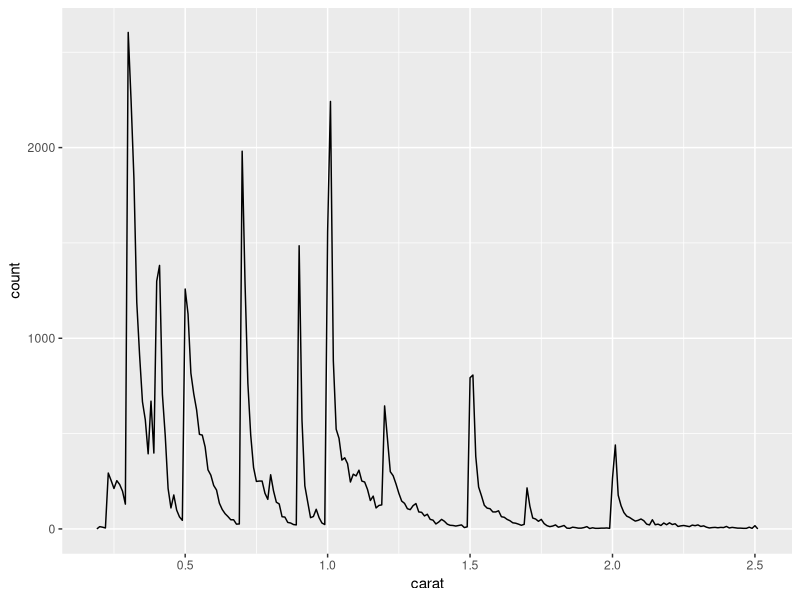
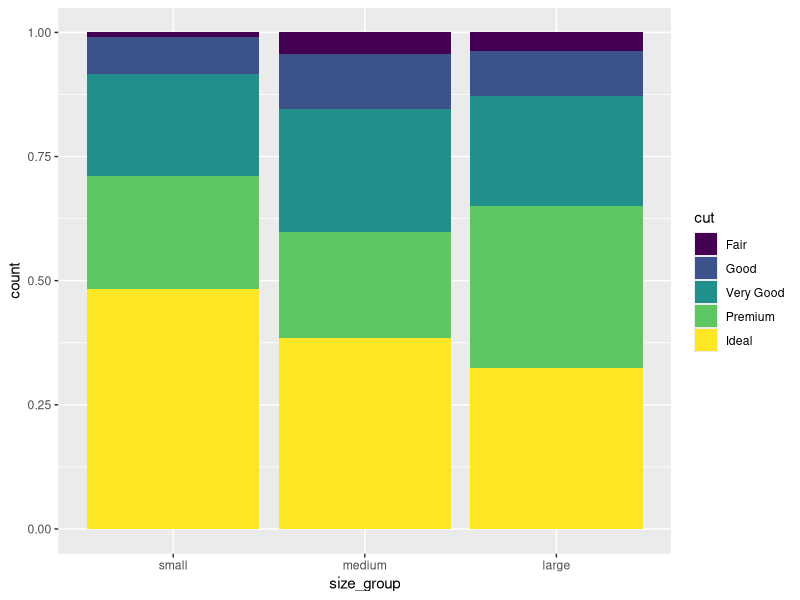
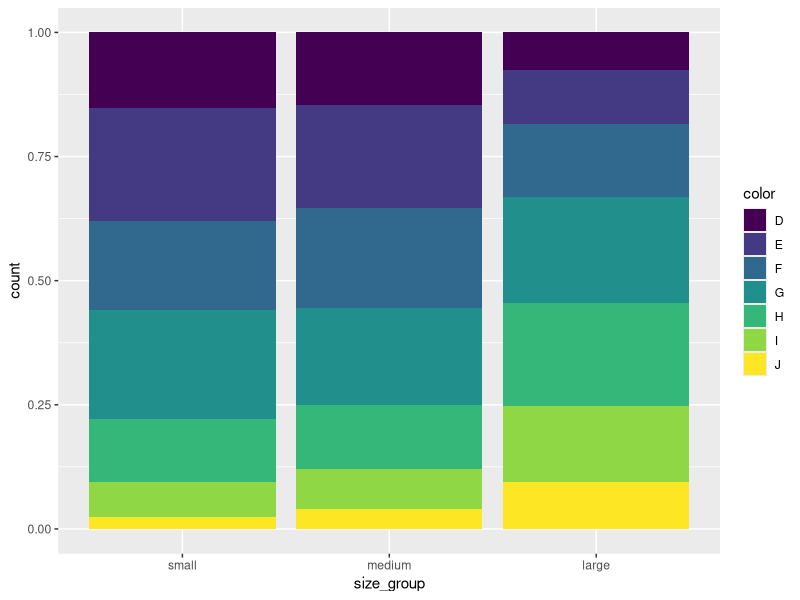
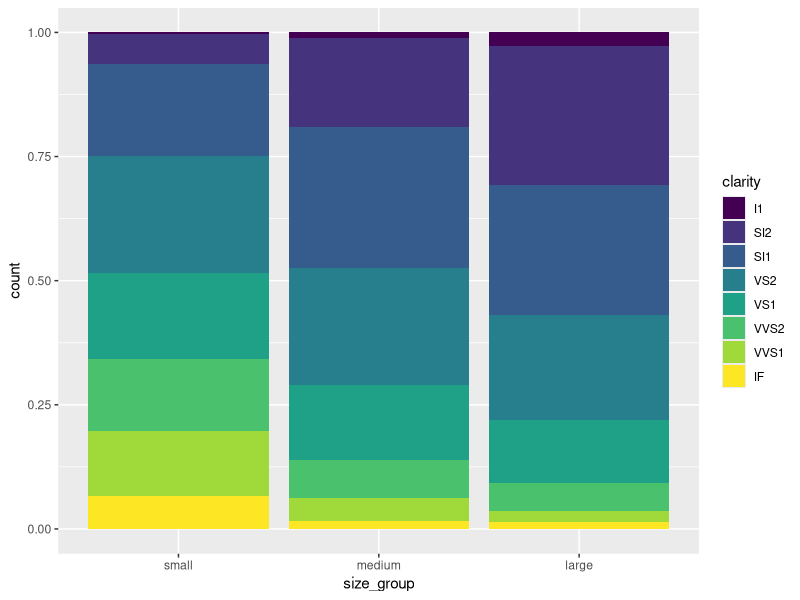

Write the R code that produced these figures, in order.
## ---- chunk 1
library(ggplot2)
library(dplyr)
smaller <- diamonds %>% 
  filter(carat <= 2.5)
sizes <- c("small", "medium", "large")
dg <- diamonds %>% 
  mutate(size_group = cut_number(carat, 3, labels=sizes)) 

knitr::opts_chunk$set(
  echo = FALSE
)
## ---- chunk 2
smaller %>% 
  ggplot(aes(carat)) + 
  geom_freqpoly(binwidth = 0.01)
## ---- chunk 3
dg %>% 
  ggplot() +
    geom_bar(aes(x = size_group, fill = cut),
             position = "fill")

## ---- chunk 4
dg %>% 
  ggplot() +
    geom_bar(aes(x = size_group, fill = color),
             position = "fill")

## ---- chunk 5
dg %>% 
  ggplot() +
    geom_bar(aes(x = size_group, fill = clarity),
             position = "fill")

